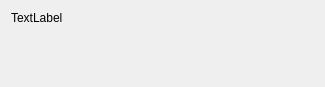
<?xml version="1.0" encoding="UTF-8"?>
<ui version="4.0">
 <class>WidgetsDialogView</class>
 <widget class="QDialog" name="WidgetsDialogView">
  <property name="geometry">
   <rect>
    <x>0</x>
    <y>0</y>
    <width>325</width>
    <height>87</height>
   </rect>
  </property>
  <property name="windowTitle">
   <string>Form</string>
  </property>
  <layout class="QVBoxLayout" name="verticalLayout">
   <item>
    <widget class="QLabel" name="label">
     <property name="sizePolicy">
      <sizepolicy hsizetype="Preferred" vsizetype="Expanding">
       <horstretch>0</horstretch>
       <verstretch>0</verstretch>
      </sizepolicy>
     </property>
     <property name="text">
      <string>TextLabel</string>
     </property>
     <property name="alignment">
      <set>Qt::AlignLeading|Qt::AlignLeft|Qt::AlignTop</set>
     </property>
    </widget>
   </item>
   <item>
    <layout class="QHBoxLayout" name="horizontalLayout">
     <item>
      <spacer name="horizontalSpacer">
       <property name="orientation">
        <enum>Qt::Horizontal</enum>
       </property>
       <property name="sizeHint" stdset="0">
        <size>
         <width>0</width>
         <height>0</height>
        </size>
       </property>
      </spacer>
     </item>
    </layout>
   </item>
  </layout>
 </widget>
 <resources/>
 <connections/>
</ui>
